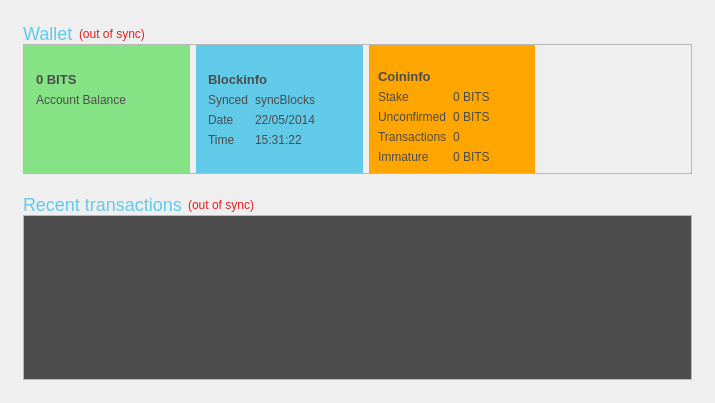
<?xml version="1.0" encoding="UTF-8"?>
<ui version="4.0">
 <class>OverviewPage</class>
 <widget class="QWidget" name="OverviewPage">
  <property name="geometry">
   <rect>
    <x>0</x>
    <y>0</y>
    <width>715</width>
    <height>403</height>
   </rect>
  </property>
  <property name="windowTitle">
   <string>Form</string>
  </property>
  <property name="layoutDirection">
   <enum>Qt::LeftToRight</enum>
  </property>
  <property name="styleSheet">
   <string notr="true"/>
  </property>
  <layout class="QHBoxLayout" name="horizontalLayout" stretch="0">
   <item>
    <layout class="QVBoxLayout" name="overviewLayout" stretch="0,0,0,0">
     <property name="spacing">
      <number>0</number>
     </property>
     <property name="sizeConstraint">
      <enum>QLayout::SetDefaultConstraint</enum>
     </property>
     <property name="leftMargin">
      <number>12</number>
     </property>
     <property name="topMargin">
      <number>12</number>
     </property>
     <property name="rightMargin">
      <number>12</number>
     </property>
     <property name="bottomMargin">
      <number>12</number>
     </property>
     <item>
      <widget class="QFrame" name="walletTitleFrame">
       <layout class="QHBoxLayout" name="horizontalLayout_4">
        <property name="spacing">
         <number>0</number>
        </property>
        <property name="leftMargin">
         <number>0</number>
        </property>
        <property name="topMargin">
         <number>0</number>
        </property>
        <property name="rightMargin">
         <number>0</number>
        </property>
        <property name="bottomMargin">
         <number>0</number>
        </property>
        <item>
         <widget class="QWidget" name="widget_4" native="true">
          <property name="minimumSize">
           <size>
            <width>0</width>
            <height>0</height>
           </size>
          </property>
          <property name="styleSheet">
           <string notr="true">color: #60CAE8;</string>
          </property>
          <layout class="QHBoxLayout" name="horizontalLayout_11">
           <property name="leftMargin">
            <number>0</number>
           </property>
           <property name="topMargin">
            <number>0</number>
           </property>
           <property name="rightMargin">
            <number>0</number>
           </property>
           <property name="bottomMargin">
            <number>0</number>
           </property>
           <item>
            <widget class="QLabel" name="label_5">
             <property name="font">
              <font>
               <pointsize>-1</pointsize>
              </font>
             </property>
             <property name="styleSheet">
              <string notr="true">font-size: 18px;</string>
             </property>
             <property name="text">
              <string>Wallet</string>
             </property>
            </widget>
           </item>
           <item>
            <widget class="QLabel" name="labelWalletStatus">
             <property name="toolTip">
              <string>The displayed information may be out of date. Your wallet automatically synchronizes with the Bitstar network after a connection is established, but this process has not completed yet.</string>
             </property>
             <property name="styleSheet">
              <string notr="true">color: #e21e25;</string>
             </property>
             <property name="text">
              <string notr="true">(out of sync)</string>
             </property>
             <property name="alignment">
              <set>Qt::AlignLeading|Qt::AlignLeft|Qt::AlignVCenter</set>
             </property>
            </widget>
           </item>
           <item>
            <spacer name="horizontalSpacer_2">
             <property name="orientation">
              <enum>Qt::Horizontal</enum>
             </property>
             <property name="sizeHint" stdset="0">
              <size>
               <width>40</width>
               <height>20</height>
              </size>
             </property>
            </spacer>
           </item>
          </layout>
         </widget>
        </item>
       </layout>
      </widget>
     </item>
     <item>
      <widget class="QFrame" name="walletFrame">
       <property name="enabled">
        <bool>true</bool>
       </property>
       <property name="sizePolicy">
        <sizepolicy hsizetype="Preferred" vsizetype="Preferred">
         <horstretch>0</horstretch>
         <verstretch>0</verstretch>
        </sizepolicy>
       </property>
       <property name="maximumSize">
        <size>
         <width>16777215</width>
         <height>300</height>
        </size>
       </property>
       <property name="baseSize">
        <size>
         <width>0</width>
         <height>0</height>
        </size>
       </property>
       <property name="frameShape">
        <enum>QFrame::StyledPanel</enum>
       </property>
       <property name="frameShadow">
        <enum>QFrame::Raised</enum>
       </property>
       <layout class="QHBoxLayout" name="horizontalLayout_6">
        <property name="spacing">
         <number>6</number>
        </property>
        <property name="leftMargin">
         <number>0</number>
        </property>
        <property name="topMargin">
         <number>0</number>
        </property>
        <property name="rightMargin">
         <number>0</number>
        </property>
        <property name="bottomMargin">
         <number>0</number>
        </property>
        <item>
         <layout class="QHBoxLayout" name="horizontalLayout_10">
          <property name="spacing">
           <number>0</number>
          </property>
          <item>
           <widget class="QWidget" name="balance" native="true">
            <property name="styleSheet">
             <string notr="true">background: #85E285;
color: #FFFFFF;</string>
            </property>
            <layout class="QFormLayout" name="formLayout_2">
             <property name="fieldGrowthPolicy">
              <enum>QFormLayout::FieldsStayAtSizeHint</enum>
             </property>
             <property name="leftMargin">
              <number>12</number>
             </property>
             <property name="topMargin">
              <number>12</number>
             </property>
             <property name="rightMargin">
              <number>12</number>
             </property>
             <property name="bottomMargin">
              <number>12</number>
             </property>
             <item row="0" column="0" colspan="2">
              <widget class="QLabel" name="labelBalance">
               <property name="styleSheet">
                <string notr="true">color: #4C4C4C;
font-size: 13px;
font-weight: bold;
padding-top: 15px;
text-align: left;</string>
               </property>
               <property name="text">
                <string>0 BITS</string>
               </property>
               <property name="indent">
                <number>0</number>
               </property>
              </widget>
             </item>
             <item row="1" column="0">
              <widget class="QLabel" name="label_8">
               <property name="styleSheet">
                <string notr="true">color: #4C4C4C;
font-size: 12px;</string>
               </property>
               <property name="text">
                <string>Account Balance</string>
               </property>
              </widget>
             </item>
            </layout>
           </widget>
          </item>
         </layout>
        </item>
        <item>
         <layout class="QHBoxLayout" name="horizontalLayout_8">
          <property name="spacing">
           <number>0</number>
          </property>
          <property name="leftMargin">
           <number>0</number>
          </property>
          <item>
           <widget class="QWidget" name="widget_3" native="true">
            <property name="styleSheet">
             <string notr="true">background: #60CAE8;
color: #FFFFFF;</string>
            </property>
            <layout class="QFormLayout" name="formLayout_4">
             <property name="fieldGrowthPolicy">
              <enum>QFormLayout::FieldsStayAtSizeHint</enum>
             </property>
             <property name="leftMargin">
              <number>12</number>
             </property>
             <property name="topMargin">
              <number>12</number>
             </property>
             <property name="rightMargin">
              <number>12</number>
             </property>
             <property name="bottomMargin">
              <number>12</number>
             </property>
             <item row="0" column="0" colspan="2">
              <widget class="QLabel" name="labelBlockinfo">
               <property name="styleSheet">
                <string notr="true">color: #4C4C4C;
font-size: 13px;
font-weight: bold;
padding-top: 15px;
text-align: left;</string>
               </property>
               <property name="text">
                <string>Blockinfo</string>
               </property>
               <property name="indent">
                <number>0</number>
               </property>
               <property name="buddy">
                <cstring></cstring>
               </property>
              </widget>
             </item>
             <item row="1" column="0">
              <widget class="QLabel" name="label_7">
               <property name="styleSheet">
                <string notr="true">color: #4C4C4C;
font-size: 12px;</string>
               </property>
               <property name="text">
                <string>Synced</string>
               </property>
              </widget>
             </item>
             <item row="1" column="1">
              <widget class="QLabel" name="labelBlockCount">
               <property name="styleSheet">
                <string notr="true">color: #4C4C4C;
font-size: 12px;</string>
               </property>
               <property name="text">
                <string>syncBlocks</string>
               </property>
              </widget>
             </item>
             <item row="2" column="0">
              <widget class="QLabel" name="label_9">
               <property name="styleSheet">
                <string notr="true">color: #4C4C4C;
font-size: 12px;</string>
               </property>
               <property name="text">
                <string>Date</string>
               </property>
              </widget>
             </item>
             <item row="2" column="1">
              <widget class="QLabel" name="labelLastBlockDate">
               <property name="styleSheet">
                <string notr="true">color: #4C4C4C;
font-size: 12px;</string>
               </property>
               <property name="text">
                <string>22/05/2014</string>
               </property>
              </widget>
             </item>
             <item row="3" column="0">
              <widget class="QLabel" name="label_10">
               <property name="styleSheet">
                <string notr="true">color: #4C4C4C;
font-size: 12px;</string>
               </property>
               <property name="text">
                <string>Time</string>
               </property>
              </widget>
             </item>
             <item row="3" column="1">
              <widget class="QLabel" name="labelLastBlockTime">
               <property name="styleSheet">
                <string notr="true">color: #4C4C4C;
font-size: 12px;</string>
               </property>
               <property name="text">
                <string>15:31:22</string>
               </property>
              </widget>
             </item>
            </layout>
           </widget>
          </item>
         </layout>
        </item>
        <item>
         <layout class="QHBoxLayout" name="horizontalLayout_9">
          <item>
           <widget class="QWidget" name="widget" native="true">
            <property name="styleSheet">
             <string notr="true">background: #FFA500;
color: #FFFFFF;</string>
            </property>
            <layout class="QFormLayout" name="formLayout_3">
             <property name="fieldGrowthPolicy">
              <enum>QFormLayout::FieldsStayAtSizeHint</enum>
             </property>
             <item row="0" column="0" colspan="2">
              <widget class="QLabel" name="labelCoinInfo">
               <property name="styleSheet">
                <string notr="true">color: #4C4C4C;
font-size: 13px;
font-weight: bold;
padding-top: 15px;
text-align: left;</string>
               </property>
               <property name="text">
                <string>Coininfo</string>
               </property>
               <property name="indent">
                <number>0</number>
               </property>
               <property name="buddy">
                <cstring></cstring>
               </property>
              </widget>
             </item>
             <item row="1" column="0">
              <widget class="QLabel" name="label_6">
               <property name="styleSheet">
                <string notr="true">color: #4C4C4C;
font-size: 12px;</string>
               </property>
               <property name="text">
                <string>Stake</string>
               </property>
              </widget>
             </item>
             <item row="1" column="1">
              <widget class="QLabel" name="labelStake">
               <property name="font">
                <font>
                 <pointsize>-1</pointsize>
                </font>
               </property>
               <property name="cursor">
                <cursorShape>IBeamCursor</cursorShape>
               </property>
               <property name="toolTip">
                <string>Total of coins that was staked, and do not yet count toward the current balance</string>
               </property>
               <property name="styleSheet">
                <string notr="true">color: #4C4C4C;
font-size: 12px;</string>
               </property>
               <property name="text">
                <string notr="true">0 BITS</string>
               </property>
               <property name="textInteractionFlags">
                <set>Qt::LinksAccessibleByMouse|Qt::TextSelectableByKeyboard|Qt::TextSelectableByMouse</set>
               </property>
              </widget>
             </item>
             <item row="2" column="0">
              <widget class="QLabel" name="label_3">
               <property name="styleSheet">
                <string notr="true">color: #4C4C4C;
font-size: 12px;</string>
               </property>
               <property name="text">
                <string>Unconfirmed</string>
               </property>
              </widget>
             </item>
             <item row="2" column="1">
              <widget class="QLabel" name="labelUnconfirmed">
               <property name="font">
                <font>
                 <pointsize>-1</pointsize>
                </font>
               </property>
               <property name="cursor">
                <cursorShape>IBeamCursor</cursorShape>
               </property>
               <property name="toolTip">
                <string>Total of transactions that have yet to be confirmed, and do not yet count toward the current balance</string>
               </property>
               <property name="styleSheet">
                <string notr="true">color: #4C4C4C;
font-size: 12px;</string>
               </property>
               <property name="text">
                <string notr="true">0 BITS</string>
               </property>
               <property name="textInteractionFlags">
                <set>Qt::LinksAccessibleByMouse|Qt::TextSelectableByKeyboard|Qt::TextSelectableByMouse</set>
               </property>
              </widget>
             </item>
             <item row="3" column="1">
              <widget class="QLabel" name="labelNumTransactions">
               <property name="toolTip">
                <string>Total number of transactions in wallet</string>
               </property>
               <property name="styleSheet">
                <string notr="true">color: #4C4C4C;
font-size: 12px;</string>
               </property>
               <property name="text">
                <string notr="true">0</string>
               </property>
              </widget>
             </item>
             <item row="3" column="0">
              <widget class="QLabel" name="labelTransactions">
               <property name="styleSheet">
                <string notr="true">color: #4C4C4C;
font-size: 12px;</string>
               </property>
               <property name="text">
                <string>Transactions</string>
               </property>
              </widget>
             </item>
             <item row="4" column="0">
              <widget class="QLabel" name="labelImmatureText">
               <property name="styleSheet">
                <string notr="true">color: #4C4C4C;
font-size: 12px;</string>
               </property>
               <property name="text">
                <string>Immature</string>
               </property>
              </widget>
             </item>
             <item row="4" column="1">
              <widget class="QLabel" name="labelImmature">
               <property name="font">
                <font>
                 <pointsize>-1</pointsize>
                </font>
               </property>
               <property name="toolTip">
                <string>Mined balance that has not yet matured</string>
               </property>
               <property name="styleSheet">
                <string notr="true">color: #4C4C4C;
font-size: 12px;</string>
               </property>
               <property name="text">
                <string notr="true">0 BITS</string>
               </property>
               <property name="textInteractionFlags">
                <set>Qt::LinksAccessibleByMouse|Qt::TextSelectableByKeyboard|Qt::TextSelectableByMouse</set>
               </property>
              </widget>
             </item>
            </layout>
           </widget>
          </item>
         </layout>
        </item>
        <item>
         <layout class="QHBoxLayout" name="horizontalLayout_7">
          <item>
           <widget class="QLabel" name="logo">
            <property name="maximumSize">
             <size>
              <width>150</width>
              <height>150</height>
             </size>
            </property>
            <property name="text">
             <string/>
            </property>
            <property name="pixmap">
             <pixmap resource="../bitcoin.qrc">:/images/about</pixmap>
            </property>
            <property name="scaledContents">
             <bool>true</bool>
            </property>
            <property name="alignment">
             <set>Qt::AlignLeading|Qt::AlignLeft|Qt::AlignVCenter</set>
            </property>
            <property name="margin">
             <number>0</number>
            </property>
            <property name="indent">
             <number>0</number>
            </property>
           </widget>
          </item>
         </layout>
        </item>
       </layout>
      </widget>
     </item>
     <item>
      <widget class="QWidget" name="transactionsTitleFrame" native="true">
       <layout class="QHBoxLayout" name="horizontalLayout_2">
        <property name="spacing">
         <number>0</number>
        </property>
        <property name="leftMargin">
         <number>0</number>
        </property>
        <property name="topMargin">
         <number>20</number>
        </property>
        <property name="rightMargin">
         <number>0</number>
        </property>
        <property name="bottomMargin">
         <number>0</number>
        </property>
        <item>
         <widget class="QWidget" name="widget_5" native="true">
          <property name="minimumSize">
           <size>
            <width>0</width>
            <height>0</height>
           </size>
          </property>
          <property name="styleSheet">
           <string notr="true">color: #60CAE8;</string>
          </property>
          <layout class="QHBoxLayout" name="horizontalLayout_12">
           <property name="leftMargin">
            <number>0</number>
           </property>
           <property name="topMargin">
            <number>0</number>
           </property>
           <property name="rightMargin">
            <number>0</number>
           </property>
           <property name="bottomMargin">
            <number>0</number>
           </property>
           <item>
            <widget class="QLabel" name="label_4">
             <property name="styleSheet">
              <string notr="true">font-size: 18px;</string>
             </property>
             <property name="text">
              <string>Recent transactions</string>
             </property>
            </widget>
           </item>
           <item>
            <widget class="QLabel" name="labelTransactionsStatus">
             <property name="toolTip">
              <string>The displayed information may be out of date. Your wallet automatically synchronizes with the Bitstar network after a connection is established, but this process has not completed yet.</string>
             </property>
             <property name="styleSheet">
              <string notr="true">color: #e21e25;</string>
             </property>
             <property name="text">
              <string notr="true">(out of sync)</string>
             </property>
             <property name="alignment">
              <set>Qt::AlignRight|Qt::AlignTrailing|Qt::AlignVCenter</set>
             </property>
            </widget>
           </item>
           <item>
            <spacer name="horizontalSpacer">
             <property name="orientation">
              <enum>Qt::Horizontal</enum>
             </property>
             <property name="sizeHint" stdset="0">
              <size>
               <width>40</width>
               <height>20</height>
              </size>
             </property>
            </spacer>
           </item>
          </layout>
         </widget>
        </item>
       </layout>
      </widget>
     </item>
     <item>
      <widget class="QFrame" name="transactionsFrame">
       <property name="frameShape">
        <enum>QFrame::StyledPanel</enum>
       </property>
       <property name="frameShadow">
        <enum>QFrame::Raised</enum>
       </property>
       <layout class="QVBoxLayout" name="verticalLayout">
        <property name="spacing">
         <number>0</number>
        </property>
        <property name="leftMargin">
         <number>0</number>
        </property>
        <property name="topMargin">
         <number>0</number>
        </property>
        <property name="rightMargin">
         <number>0</number>
        </property>
        <property name="bottomMargin">
         <number>0</number>
        </property>
        <item>
         <widget class="QListView" name="listTransactions">
          <property name="styleSheet">
           <string notr="true">background: #4C4C4C;
color: #FFFFFF;
</string>
          </property>
          <property name="frameShape">
           <enum>QFrame::NoFrame</enum>
          </property>
          <property name="verticalScrollBarPolicy">
           <enum>Qt::ScrollBarAsNeeded</enum>
          </property>
          <property name="horizontalScrollBarPolicy">
           <enum>Qt::ScrollBarAlwaysOff</enum>
          </property>
          <property name="selectionMode">
           <enum>QAbstractItemView::NoSelection</enum>
          </property>
         </widget>
        </item>
       </layout>
      </widget>
     </item>
    </layout>
   </item>
  </layout>
 </widget>
 <resources>
  <include location="../bitcoin.qrc"/>
 </resources>
 <connections/>
</ui>
